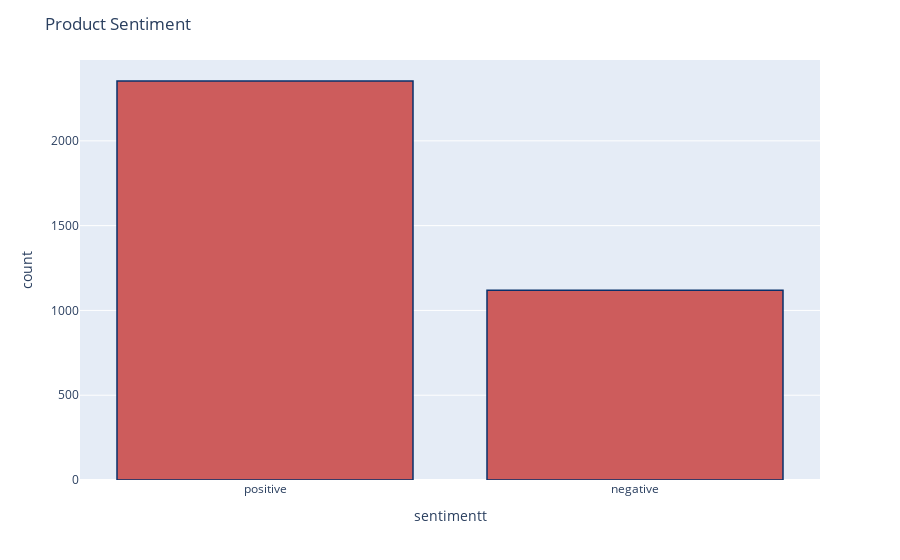

Write notebook code for a chart like this one.
### Code cell
df['sentimentt'] = df['sentiment'].replace({-1 : 'negative'})
df['sentimentt'] = df['sentimentt'].replace({1 : 'positive'})
fig = px.histogram(df, x="sentimentt")
fig.update_traces(marker_color="indianred",marker_line_color='rgb(8,48,107)',
                  marker_line_width=1.5)
fig.update_layout(title_text='Product Sentiment')
fig.show()

### Figure 1 — Plotly figure (JSON) as saved in the notebook; plotly's stock layout.template omitted (floating-point values rounded to 4 significant figures; data arrays with more than 128 entries replaced by an {"elided": "..."} marker saying what was removed)
{"data": [{"alignmentgroup": "True", "bingroup": "x", "hovertemplate": "sentimentt=%{x}<br>count=%{y}<extra></extra>", "legendgroup": "", "marker": {"color": "indianred", "line": {"color": "rgb(8,48,107)", "width": 1.5}, "pattern": {"shape": ""}}, "name": "", "offsetgroup": "", "orientation": "v", "showlegend": false, "type": "histogram", "x": {"elided": "3472 str values"}, "xaxis": "x", "yaxis": "y"}], "layout": {"barmode": "relative", "legend": {"tracegroupgap": 0}, "margin": {"t": 60}, "title": {"text": "Product Sentiment"}, "xaxis": {"anchor": "y", "domain": [0, 1], "title": {"text": "sentimentt"}}, "yaxis": {"anchor": "x", "domain": [0, 1], "title": {"text": "count"}}}}
